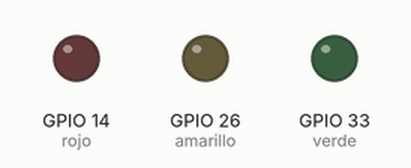
Bench run of a sketch on a simulated ESP32. On the bench: output pins drawn as LEDs (lit = HIGH). WiFi joins after 1.5 s; servers stay silent unless stated; random numbers use the default seed unless the sketch sets one; no MQTT or app messages arrive unless stated; what the sketch prints to the serial monitor is not drawn. At 2.6 s the program puts the board to deep sleep or switches it off; the recording ends there.

Above: at 0.0 s.
At 1.6 s:
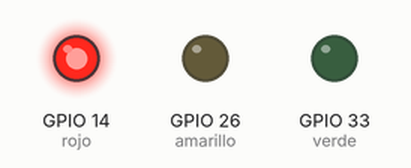
Timing chart, 0 to 2.6 s (numbered marks = the images above):
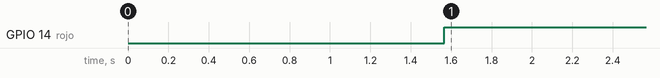

Measured:
- by itself, GPIO 14 (rojo): LOW → HIGH at 1.6 s

The sketch:

MEDIDOR_CO2.ino
```cpp
#include <WiFi.h>
#include <PubSubClient.h>
#include <ESP32Ping.h>

// Update these with values suitable for your network.

const char* ssid = "SSID"; // Wifi SSID
const char* password = "XXXXX"; // Wifi Password
const char* mqtt_server = "X.X.X.X"; //IP
const unsigned int writeInterval = 1000;   // write interval (in ms)

WiFiClient espClient;
PubSubClient client(espClient);
unsigned long lastMsg = 0;

#define MSG_BUFFER_SIZE  (50)
#define verde 33
#define amarillo 26
#define rojo 14
#define uS_TO_S_FACTOR 1000000  //Convierte a segundos

char msg[MSG_BUFFER_SIZE];
int value = 0;

void setup_wifi() {

  delay(10);
  Serial.println();
  Serial.print("Connecting to ");
  Serial.println(ssid);

  WiFi.begin(ssid, password);
  int count = 0;
  while (WiFi.status() != WL_CONNECTED) {
    delay(500);
    Serial.print(".");
    count = count +1;
    if (count>=25){
      esp_sleep_enable_timer_wakeup(10 * uS_TO_S_FACTOR); // Se duerme 2 segundos si es que hay un problema al intentar conectarse a la red.
      esp_deep_sleep_start();
    }
  }
  randomSeed(micros());
  Serial.println("");
  Serial.println("WiFi connected");
  Serial.println("IP address: ");
  Serial.println(WiFi.localIP());
}

void callback(char* topic, byte* payload, unsigned int length) {
  //Serial.print("Message arrived [");
  //Serial.print(topic);
  //Serial.print("] ");
  for (int i = 0; i < length; i++) {
    //Serial.print((char)payload[i]);
  }
  //Serial.println();
}

void reconnect() {
  while (!client.connected()) {
    Serial.print("Attempting MQTT connection...");
    // Create a random client ID
    String clientId = "ESP8266Client-";
    clientId += String(random(0xffff), HEX);
    // Attempt to connect
    int count2 = 0;
    if (client.connect(clientId.c_str())) {
      Serial.println("connected");
      client.subscribe("FI/SALON/CO2/2");   // Tópico
    } else {
      Serial.print("failed, rc=");
      Serial.print(client.state());
      Serial.println(" try again in 5 seconds. Restarting.");
      esp_sleep_enable_timer_wakeup(10 * uS_TO_S_FACTOR); // Se duerme 10 segundos si es que hay un problema y en el envío de datos.
      esp_deep_sleep_start();
    }
  }
}

void setup() {
  Serial.begin(115200);
  setup_wifi();
  client.setServer(mqtt_server, 1883);
  client.setCallback(callback);

  pinMode(verde, OUTPUT);
  pinMode(rojo, OUTPUT);
  pinMode(amarillo, OUTPUT);
}

void loop() {

  if (!client.connected()) {
    reconnect();
  }
  client.loop();

  int MQ135_data = analogRead(39);
  snprintf (msg, MSG_BUFFER_SIZE, "%ld", MQ135_data);
  client.publish("FI/SALON/CO2/2", msg);     // Tópico
  if(MQ135_data < 500){
    //Serial.print("Fresh Air: ");
    digitalWrite(verde, HIGH);
    digitalWrite(amarillo, LOW);
    digitalWrite(rojo, LOW);

  } else if ( MQ135_data>=500 && MQ135_data < 800){
    //Serial.print("Warning: ");
    digitalWrite(verde, LOW);
    digitalWrite(amarillo, HIGH);
    digitalWrite(rojo, LOW);

  } else {
    //Serial.print("Poor Air: ");
    digitalWrite(verde, LOW);
    digitalWrite(amarillo, LOW);
    digitalWrite(rojo, HIGH);
  }
    //Serial.print(MQ135_data);
    //Serial.println(" PPM");
  delay(writeInterval); // delay
  esp_sleep_enable_timer_wakeup(6 * uS_TO_S_FACTOR);//obtener los segundos con la formula seg=[(1-ciclodetrabajo)*6]/ciclodetrabajo -- consideramos que 6seg se tarda en realizar una medicion
  esp_deep_sleep_start();
}
```
